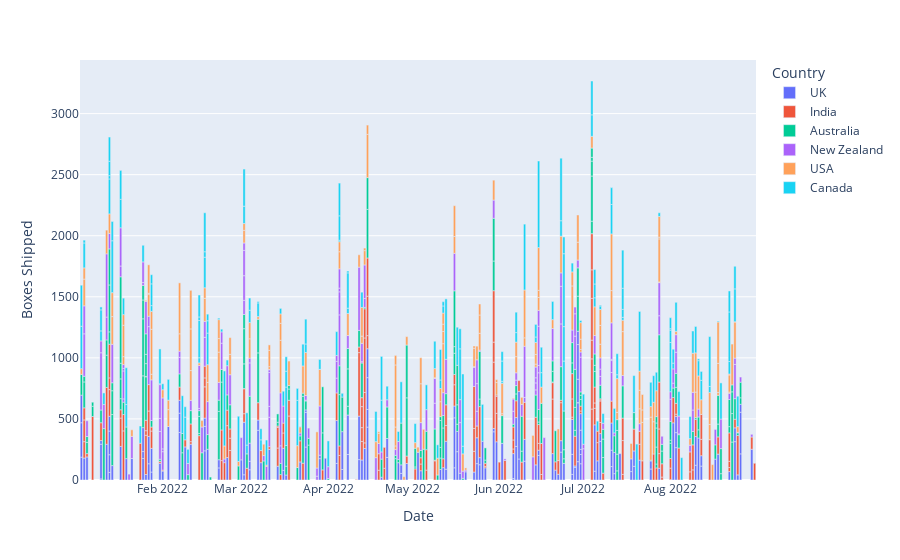

Write notebook code for a chart like this one.
### Code cell
fig1= px.bar(df,x="Date",y="Boxes Shipped",color="Country")
fig1.show()

### Figure 1 — Plotly figure (JSON) as saved in the notebook; plotly's stock layout.template omitted (floating-point values rounded to 4 significant figures; data arrays with more than 128 entries replaced by an {"elided": "..."} marker saying what was removed)
{"data": [{"alignmentgroup": "True", "hovertemplate": "Country=UK<br>Date=%{x}<br>Boxes Shipped=%{y}<extra></extra>", "legendgroup": "UK", "marker": {"color": "#636efa", "pattern": {"shape": ""}}, "name": "UK", "offsetgroup": "UK", "orientation": "v", "showlegend": true, "textposition": "auto", "type": "bar", "x": {"elided": "178 str values"}, "xaxis": "x", "y": {"elided": "178 int values"}, "yaxis": "y"}, {"alignmentgroup": "True", "hovertemplate": "Country=India<br>Date=%{x}<br>Boxes Shipped=%{y}<extra></extra>", "legendgroup": "India", "marker": {"color": "#EF553B", "pattern": {"shape": ""}}, "name": "India", "offsetgroup": "India", "orientation": "v", "showlegend": true, "textposition": "auto", "type": "bar", "x": {"elided": "184 str values"}, "xaxis": "x", "y": {"elided": "184 int values"}, "yaxis": "y"}, {"alignmentgroup": "True", "hovertemplate": "Country=Australia<br>Date=%{x}<br>Boxes Shipped=%{y}<extra></extra>", "legendgroup": "Australia", "marker": {"color": "#00cc96", "pattern": {"shape": ""}}, "name": "Australia", "offsetgroup": "Australia", "orientation": "v", "showlegend": true, "textposition": "auto", "type": "bar", "x": {"elided": "205 str values"}, "xaxis": "x", "y": {"elided": "205 int values"}, "yaxis": "y"}, {"alignmentgroup": "True", "hovertemplate": "Country=New Zealand<br>Date=%{x}<br>Boxes Shipped=%{y}<extra></extra>", "legendgroup": "New Zealand", "marker": {"color": "#ab63fa", "pattern": {"shape": ""}}, "name": "New Zealand", "offsetgroup": "New Zealand", "orientation": "v", "showlegend": true, "textposition": "auto", "type": "bar", "x": {"elided": "173 str values"}, "xaxis": "x", "y": {"elided": "173 int values"}, "yaxis": "y"}, {"alignmentgroup": "True", "hovertemplate": "Country=USA<br>Date=%{x}<br>Boxes Shipped=%{y}<extra></extra>", "legendgroup": "USA", "marker": {"color": "#FFA15A", "pattern": {"shape": ""}}, "name": "USA", "offsetgroup": "USA", "orientation": "v", "showlegend": true, "textposition": "auto", "type": "bar", "x": {"elided": "179 str values"}, "xaxis": "x", "y": {"elided": "179 int values"}, "yaxis": "y"}, {"alignmentgroup": "True", "hovertemplate": "Country=Canada<br>Date=%{x}<br>Boxes Shipped=%{y}<extra></extra>", "legendgroup": "Canada", "marker": {"color": "#19d3f3", "pattern": {"shape": ""}}, "name": "Canada", "offsetgroup": "Canada", "orientation": "v", "showlegend": true, "textposition": "auto", "type": "bar", "x": {"elided": "175 str values"}, "xaxis": "x", "y": {"elided": "175 int values"}, "yaxis": "y"}], "layout": {"barmode": "relative", "legend": {"title": {"text": "Country"}, "tracegroupgap": 0}, "margin": {"t": 60}, "xaxis": {"anchor": "y", "domain": [0, 1], "title": {"text": "Date"}}, "yaxis": {"anchor": "x", "domain": [0, 1], "title": {"text": "Boxes Shipped"}}}}
